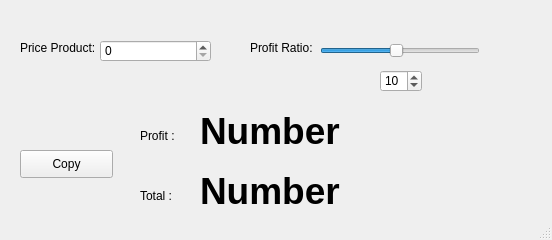
<?xml version="1.0" encoding="UTF-8"?>
<ui version="4.0">
 <class>MainWindow</class>
 <widget class="QMainWindow" name="MainWindow">
  <property name="geometry">
   <rect>
    <x>0</x>
    <y>0</y>
    <width>552</width>
    <height>240</height>
   </rect>
  </property>
  <property name="windowTitle">
   <string>MainWindow</string>
  </property>
  <property name="styleSheet">
   <string notr="true"/>
  </property>
  <widget class="QWidget" name="centralwidget">
   <widget class="QLabel" name="label">
    <property name="geometry">
     <rect>
      <x>200</x>
      <y>160</y>
      <width>281</width>
      <height>61</height>
     </rect>
    </property>
    <property name="font">
     <font>
      <family>Arial</family>
      <pointsize>28</pointsize>
      <weight>75</weight>
      <bold>true</bold>
     </font>
    </property>
    <property name="text">
     <string>Number</string>
    </property>
   </widget>
   <widget class="QSlider" name="horizontalSlider">
    <property name="geometry">
     <rect>
      <x>320</x>
      <y>40</y>
      <width>160</width>
      <height>22</height>
     </rect>
    </property>
    <property name="minimum">
     <number>1</number>
    </property>
    <property name="maximum">
     <number>20</number>
    </property>
    <property name="pageStep">
     <number>1</number>
    </property>
    <property name="value">
     <number>10</number>
    </property>
    <property name="orientation">
     <enum>Qt::Horizontal</enum>
    </property>
   </widget>
   <widget class="QSpinBox" name="spinBox">
    <property name="geometry">
     <rect>
      <x>100</x>
      <y>40</y>
      <width>111</width>
      <height>22</height>
     </rect>
    </property>
    <property name="maximum">
     <number>30000</number>
    </property>
    <property name="value">
     <number>0</number>
    </property>
   </widget>
   <widget class="QSpinBox" name="spinBox2">
    <property name="geometry">
     <rect>
      <x>380</x>
      <y>70</y>
      <width>42</width>
      <height>22</height>
     </rect>
    </property>
    <property name="minimum">
     <number>1</number>
    </property>
    <property name="maximum">
     <number>20</number>
    </property>
    <property name="value">
     <number>10</number>
    </property>
   </widget>
   <widget class="QLabel" name="label_2">
    <property name="geometry">
     <rect>
      <x>140</x>
      <y>170</y>
      <width>101</width>
      <height>51</height>
     </rect>
    </property>
    <property name="text">
     <string>Total :</string>
    </property>
   </widget>
   <widget class="QLabel" name="label_4">
    <property name="geometry">
     <rect>
      <x>200</x>
      <y>100</y>
      <width>281</width>
      <height>61</height>
     </rect>
    </property>
    <property name="font">
     <font>
      <family>Arial</family>
      <pointsize>28</pointsize>
      <weight>75</weight>
      <bold>true</bold>
     </font>
    </property>
    <property name="text">
     <string>Number</string>
    </property>
   </widget>
   <widget class="QLabel" name="label_3">
    <property name="geometry">
     <rect>
      <x>140</x>
      <y>110</y>
      <width>101</width>
      <height>51</height>
     </rect>
    </property>
    <property name="text">
     <string>Profit :</string>
    </property>
   </widget>
   <widget class="QLabel" name="label_5">
    <property name="geometry">
     <rect>
      <x>20</x>
      <y>40</y>
      <width>91</width>
      <height>16</height>
     </rect>
    </property>
    <property name="text">
     <string>Price Product:</string>
    </property>
   </widget>
   <widget class="QPushButton" name="pushButton">
    <property name="enabled">
     <bool>true</bool>
    </property>
    <property name="geometry">
     <rect>
      <x>180</x>
      <y>-80</y>
      <width>161</width>
      <height>41</height>
     </rect>
    </property>
    <property name="font">
     <font>
      <pointsize>16</pointsize>
      <weight>50</weight>
      <italic>true</italic>
      <bold>false</bold>
      <kerning>false</kerning>
     </font>
    </property>
    <property name="cursor">
     <cursorShape>ArrowCursor</cursorShape>
    </property>
    <property name="mouseTracking">
     <bool>false</bool>
    </property>
    <property name="autoFillBackground">
     <bool>true</bool>
    </property>
    <property name="styleSheet">
     <string notr="true">QPushButton{color:red;}</string>
    </property>
    <property name="inputMethodHints">
     <set>Qt::ImhNone</set>
    </property>
    <property name="text">
     <string notr="true">Welcome</string>
    </property>
    <property name="iconSize">
     <size>
      <width>0</width>
      <height>1</height>
     </size>
    </property>
    <property name="shortcut">
     <string notr="true"/>
    </property>
    <property name="autoDefault">
     <bool>false</bool>
    </property>
    <property name="default">
     <bool>false</bool>
    </property>
    <property name="flat">
     <bool>true</bool>
    </property>
   </widget>
   <widget class="QLabel" name="label_6">
    <property name="geometry">
     <rect>
      <x>250</x>
      <y>40</y>
      <width>71</width>
      <height>16</height>
     </rect>
    </property>
    <property name="text">
     <string>Profit Ratio:</string>
    </property>
   </widget>
   <widget class="QPushButton" name="pushButton_2">
    <property name="geometry">
     <rect>
      <x>20</x>
      <y>150</y>
      <width>93</width>
      <height>28</height>
     </rect>
    </property>
    <property name="text">
     <string>Copy</string>
    </property>
   </widget>
  </widget>
  <widget class="QMenuBar" name="menubar">
   <property name="geometry">
    <rect>
     <x>0</x>
     <y>0</y>
     <width>552</width>
     <height>26</height>
    </rect>
   </property>
  </widget>
  <widget class="QStatusBar" name="statusbar"/>
 </widget>
 <resources/>
 <connections>
  <connection>
   <sender>horizontalSlider</sender>
   <signal>valueChanged(int)</signal>
   <receiver>spinBox2</receiver>
   <slot>setValue(int)</slot>
   <hints>
    <hint type="sourcelabel">
     <x>356</x>
     <y>63</y>
    </hint>
    <hint type="destinationlabel">
     <x>408</x>
     <y>93</y>
    </hint>
   </hints>
  </connection>
  <connection>
   <sender>spinBox2</sender>
   <signal>valueChanged(int)</signal>
   <receiver>horizontalSlider</receiver>
   <slot>setValue(int)</slot>
   <hints>
    <hint type="sourcelabel">
     <x>400</x>
     <y>99</y>
    </hint>
    <hint type="destinationlabel">
     <x>459</x>
     <y>69</y>
    </hint>
   </hints>
  </connection>
  <connection>
   <sender>spinBox</sender>
   <signal>valueChanged(QString)</signal>
   <receiver>pushButton</receiver>
   <slot>click()</slot>
   <hints>
    <hint type="sourcelabel">
     <x>161</x>
     <y>66</y>
    </hint>
    <hint type="destinationlabel">
     <x>245</x>
     <y>30</y>
    </hint>
   </hints>
  </connection>
  <connection>
   <sender>spinBox2</sender>
   <signal>valueChanged(QString)</signal>
   <receiver>pushButton</receiver>
   <slot>click()</slot>
   <hints>
    <hint type="sourcelabel">
     <x>396</x>
     <y>108</y>
    </hint>
    <hint type="destinationlabel">
     <x>286</x>
     <y>51</y>
    </hint>
   </hints>
  </connection>
 </connections>
</ui>
